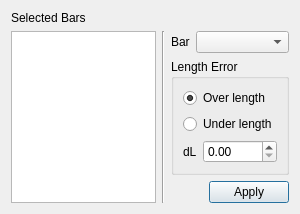
<?xml version="1.0" encoding="UTF-8"?>
<ui version="4.0">
 <class>AddFabricationErrorsDialog</class>
 <widget class="QDialog" name="AddFabricationErrorsDialog">
  <property name="geometry">
   <rect>
    <x>0</x>
    <y>0</y>
    <width>300</width>
    <height>192</height>
   </rect>
  </property>
  <property name="windowTitle">
   <string>Add Assembly/Fabrication Errors</string>
  </property>
  <layout class="QGridLayout" name="gridLayout">
   <item row="0" column="0">
    <widget class="QLabel" name="selectedBarsLabel">
     <property name="sizePolicy">
      <sizepolicy hsizetype="Preferred" vsizetype="Maximum">
       <horstretch>0</horstretch>
       <verstretch>0</verstretch>
      </sizepolicy>
     </property>
     <property name="text">
      <string>Selected Bars</string>
     </property>
    </widget>
   </item>
   <item row="1" column="0" rowspan="3">
    <widget class="QTextEdit" name="selectedBarsTextEdit">
     <property name="sizePolicy">
      <sizepolicy hsizetype="Expanding" vsizetype="Expanding">
       <horstretch>0</horstretch>
       <verstretch>0</verstretch>
      </sizepolicy>
     </property>
     <property name="undoRedoEnabled">
      <bool>false</bool>
     </property>
     <property name="readOnly">
      <bool>true</bool>
     </property>
     <property name="acceptRichText">
      <bool>false</bool>
     </property>
    </widget>
   </item>
   <item row="1" column="1" rowspan="3">
    <widget class="Line" name="line">
     <property name="orientation">
      <enum>Qt::Vertical</enum>
     </property>
    </widget>
   </item>
   <item row="1" column="2">
    <widget class="QLabel" name="barLabel">
     <property name="text">
      <string>Bar</string>
     </property>
    </widget>
   </item>
   <item row="1" column="3" colspan="2">
    <widget class="ComboBox" name="barComboBox"/>
   </item>
   <item row="2" column="2" colspan="3">
    <widget class="QGroupBox" name="lengthErrorGroupBox">
     <property name="title">
      <string>Length Error</string>
     </property>
     <layout class="QFormLayout" name="formLayout">
      <item row="0" column="0" colspan="2">
       <widget class="QRadioButton" name="overLengthRadioButton">
        <property name="text">
         <string>Over length</string>
        </property>
        <property name="checked">
         <bool>true</bool>
        </property>
       </widget>
      </item>
      <item row="1" column="0" colspan="2">
       <widget class="QRadioButton" name="underLengthRadioButton">
        <property name="text">
         <string>Under length</string>
        </property>
       </widget>
      </item>
      <item row="2" column="0">
       <widget class="QLabel" name="lengthErrorLabel">
        <property name="text">
         <string>dL</string>
        </property>
       </widget>
      </item>
      <item row="2" column="1">
       <widget class="QDoubleSpinBox" name="lengthErrorDoubleSpinBox"/>
      </item>
     </layout>
    </widget>
   </item>
   <item row="3" column="2" colspan="2">
    <spacer name="horizontalSpacer">
     <property name="orientation">
      <enum>Qt::Horizontal</enum>
     </property>
     <property name="sizeHint" stdset="0">
      <size>
       <width>9</width>
       <height>20</height>
      </size>
     </property>
    </spacer>
   </item>
   <item row="3" column="4">
    <widget class="QPushButton" name="addFabricationErrorPushButton">
     <property name="text">
      <string>Apply</string>
     </property>
     <property name="icon">
      <iconset resource="../../rsc.qrc">
       <normaloff>:/icons/dialog-ok-apply.png</normaloff>:/icons/dialog-ok-apply.png</iconset>
     </property>
    </widget>
   </item>
  </layout>
 </widget>
 <customwidgets>
  <customwidget>
   <class>ComboBox</class>
   <extends>QComboBox</extends>
   <header>combobox.h</header>
  </customwidget>
 </customwidgets>
 <resources>
  <include location="../../rsc.qrc"/>
 </resources>
 <connections/>
</ui>
